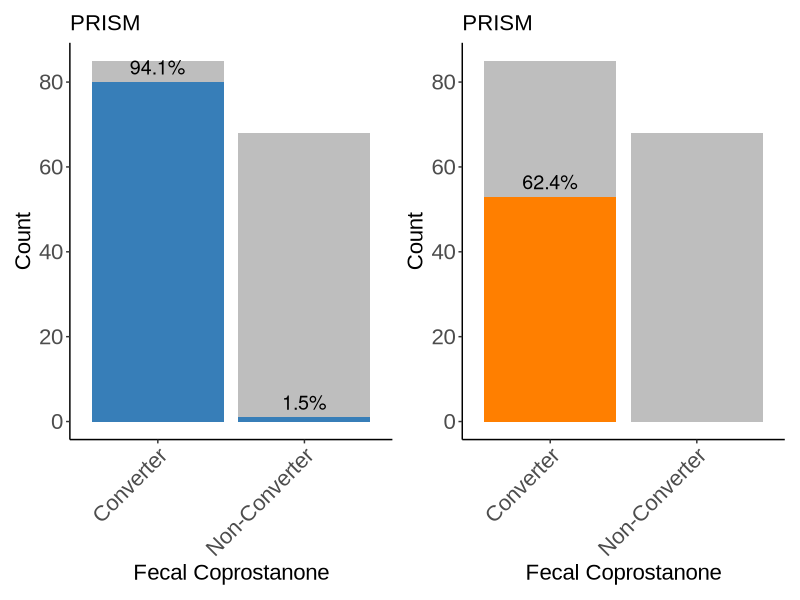

Source code (R): (Note: this script raises an error after producing the figure.)
## ---- chunk 1
knitr::opts_chunk$set(echo = TRUE)
library(ggplot2)
library(dplyr)
library(tidyr)
library(tibble)

## ---- chunk 2

data <- read.csv("Tables/Supplemental_Table_Metagenomics.txt", sep="\t")

## ---- chunk 3
processed <- data %>%
  filter(total_reads >= 1000000) %>%
  mutate(sir_species_cpm = reads_mapped_sir_species / total_reads * 1000000) %>%
  mutate(ismA_species_cpm = reads_mapped_ismA_species / total_reads * 1000000) %>%
  mutate(ismA_gene_cpm = reads_mapped_ismA_gene / total_reads * 1000000) %>%
  mutate(sir_gene_cpm = reads_mapped_sir_gene / total_reads * 1000000)

# Any sample with above 1 cpm for ismA/sir is considered to have that gene
processed <- processed %>%
  mutate(ismA_Encoder = ifelse(ismA_gene_cpm >= 1, "Encoder", "Non-Encoder")) %>%
  mutate(sir_Encoder = ifelse(sir_gene_cpm >= 1, "Encoder", "Non-Encoder")) %>%
  mutate(ismA_species_Encoder = ifelse(ismA_species_cpm >= 18000, "Encoder", "Non-Encoder")) %>%
  mutate(sir_species_Encoder = ifelse(sir_species_cpm >= 18000, "Encoder", "Non-Encoder")) 
## ---- chunk 4

# function to plot bar graph for sir
plot_summary_sir <- function(data, study) {
  sir_summary <- data %>%
    filter(Study == study) %>%
    mutate(Converter = ifelse(area_coprostanol > get(paste(study, "_area_threshold", sep="")), "Converter", "Non-Converter")) %>%
    group_by(Converter, sir_Encoder) %>%
    summarise(Count = n(), .groups = "drop") %>%
    group_by(Converter) %>%
    mutate(Percentage = (Count / sum(Count)) * 100)
  
  sir_summary[['sir_Encoder']] <- factor(sir_summary[['sir_Encoder']], levels = c("Non-Encoder", "Encoder"))
  
  p <- ggplot(sir_summary, aes(x = Converter, y = Count, fill = sir_Encoder)) +
    geom_bar(stat = "identity") +
    scale_fill_manual(values = c("Encoder" = "#377eb8", "Non-Encoder" = "gray")) +  # Custom colors
    labs(
      title = study,
      x = "Fecal Coprostanone",
      xlabs = "Detected, Undetected",
      y = "Count"
    ) +
    theme_classic() +
    guides(fill = guide_legend(title = "ecSIR")) +
    theme(
      axis.text.x = element_text(angle = 45, hjust = 1, family = "Arial"),
      legend.position = "none",
      axis.title = element_text(size = 16, family = "Arial"),  # Axis titles
      axis.text = element_text(size = 16, family = "Arial"),   # Axis labels (tick marks)
      plot.title = element_text(size = 16, family = "Arial"),  # Plot title
      legend.title = element_text(size = 16, family = "Arial"),  # Legend title
      legend.text = element_text(size = 16, family = "Arial")
    ) +
    geom_text(
      data = subset(sir_summary, sir_Encoder == "Encoder"),
      aes(label = paste0(round(Percentage, 1), "%")),
      vjust = -0.5,
      color = "black",
      size = 5
    )
  
    return(list(plot = p, summary_table = sir_summary))
}

plot_summary_ismA <- function(data, study) {
  sir_summary <- data %>%
    filter(Study == study) %>%
    mutate(Converter = ifelse(area_coprostanol > get(paste(study, "_area_threshold", sep="")), "Converter", "Non-Converter")) %>%
    group_by(Converter, ismA_Encoder) %>%
    summarise(Count = n(), .groups = "drop") %>%
    group_by(Converter) %>%
    mutate(Percentage = (Count / sum(Count)) * 100)
  
  sir_summary[['ismA_Encoder']] <- factor(sir_summary[['ismA_Encoder']], levels = c("Non-Encoder", "Encoder"))
  
  p <- ggplot(sir_summary, aes(x = Converter, y = Count, fill = ismA_Encoder)) +
    geom_bar(stat = "identity") +
    scale_fill_manual(values = c("Encoder" = "#ff7f00", "Non-Encoder" = "gray")) +
    labs(
      title = study,
      x = "Fecal Coprostanone",
      xlabs = "Detected, Undetected",
      y = "Count"
    ) +
    theme_classic() +
    guides(fill = guide_legend(title = "ismA")) +
    theme(
      axis.text.x = element_text(angle = 45, hjust = 1, family = "Arial"),
      legend.position = "none",
      axis.title = element_text(size = 16, family = "Arial"),  # Axis titles
      axis.text = element_text(size = 16, family = "Arial"),   # Axis labels (tick marks)
      plot.title = element_text(size = 16, family = "Arial"),  # Plot title
      legend.title = element_text(size = 16, family = "Arial"),  # Legend title
      legend.text = element_text(size = 16, family = "Arial")
    ) +
    geom_text(
      data = subset(sir_summary, ismA_Encoder == "Encoder"),
      aes(label = paste0(round(Percentage, 1), "%")),
      vjust = -0.5,
      color = "black",
      size = 5
    )
  
  return(list(plot = p, summary_table = sir_summary))
}

## ---- chunk 5

# function to plot bar graph for species
plot_summary_sir_species <- function(data, study) {
  sir_summary <- data %>%
    filter(Study == study) %>%
    mutate(Converter = ifelse(area_coprostanol > get(paste(study, "_area_threshold", sep="")), "Converter", "Non-Converter")) %>%
    group_by(Converter, sir_species_Encoder) %>%
    summarise(Count = n(), .groups = "drop") %>%
    group_by(Converter) %>%
    mutate(Percentage = (Count / sum(Count)) * 100)
  
  sir_summary[['sir_species_Encoder']] <- factor(sir_summary[['sir_species_Encoder']], levels = c("Non-Encoder", "Encoder"))
  
  p <- ggplot(sir_summary, aes(x = Converter, y = Count, fill = sir_species_Encoder)) +
    geom_bar(stat = "identity") +
    scale_fill_manual(values = c("Encoder" = "#377eb8", "Non-Encoder" = "gray")) +  # Custom colors
    labs(
      title = study,
      x = "Fecal Coprostanone",
      xlabs = "Detected, Undetected",
      y = "Count"
    ) +
    theme_classic() +
    guides(fill = guide_legend(title = "ecSIR")) +
    theme(
      axis.text.x = element_text(angle = 45, hjust = 1, family = "Arial"),
      legend.position = "none",
      axis.title = element_text(size = 16, family = "Arial"),  # Axis titles
      axis.text = element_text(size = 16, family = "Arial"),   # Axis labels (tick marks)
      plot.title = element_text(size = 16, family = "Arial"),  # Plot title
      legend.title = element_text(size = 16, family = "Arial"),  # Legend title
      legend.text = element_text(size = 16, family = "Arial")
    ) +
    geom_text(
      data = subset(sir_summary, sir_species_Encoder == "Encoder"),
      aes(label = paste0(round(Percentage, 1), "%")),
      vjust = -0.5,
      color = "black",
      size = 5
    )
  
  return(list(plot = p, summary_table = sir_summary))
}

plot_summary_ismA_species <- function(data, study) {
  ismA_summary_2 <- data %>%
    filter(Study == study) %>%
    mutate(Converter = ifelse(area_coprostanol > get(paste(study, "_area_threshold", sep="")), "Converter", "Non-Converter")) %>%
    group_by(Converter, ismA_species_Encoder) %>%
    summarise(Count = n(), .groups = "drop") %>%
    group_by(Converter) %>%
    mutate(Percentage = (Count / sum(Count)) * 100)
  
  ismA_summary_2[['ismA_species_Encoder']] <- factor(ismA_summary_2[['ismA_species_Encoder']], levels = c("Non-Encoder", "Encoder"))
  
  ismA_summary_2
  
  p2_2 <- ggplot(ismA_summary_2, aes(x = Converter, y = Count, fill = ismA_species_Encoder)) +
    geom_bar(stat = "identity") +
    scale_fill_manual(values = c("Encoder" = "#ff7f00", "Non-Encoder" = "gray")) +
    labs(
      title = study,
      x = "Fecal Coprostanone",
      xlabs = "Detected, Undetected",
      y = "Count"
    ) +
    theme_classic() +
    guides(fill = guide_legend(title = "ismA")) +
    theme(
      axis.text.x = element_text(angle = 45, hjust = 1, family = "Arial"),
      legend.position = "none",
      axis.title = element_text(size = 16, family = "Arial"),
      axis.text = element_text(size = 16, family = "Arial"), 
      plot.title = element_text(size = 16, family = "Arial"),  # Plot title
      legend.title = element_text(size = 16, family = "Arial"),  # Legend title
      legend.text = element_text(size = 16, family = "Arial")
    ) +
    geom_text(
      data = subset(ismA_summary, ismA_species_Encoder == "Encoder"),
      aes(label = paste0(round(Percentage, 1), "%")),
      vjust = -0.5,
      color = "black",
      size = 5
    )
  
  return(list(plot = p, summary_table = ismA_summary_2))
}

## ---- chunk 6

library(patchwork)

PRISM_area_threshold <- 1e6

p1 <- plot_summary_sir(processed, "PRISM")

p2 <- plot_summary_ismA(processed, "PRISM")

prism <- p1$plot + p2$plot

prism

p1_s <- plot_summary_sir_species(processed, "PRISM")

p2_s <- plot_summary_ismA_species(processed, "PRISM")

prism_s <- p1_s$plot + p2_s$plot

prism_s

## ---- chunk 7

library(patchwork)

HMP2_area_threshold <- 1e6

p3 <- plot_summary_sir(processed, "HMP2")

p4 <- plot_summary_ismA(processed, "HMP2")

hmp2 <- p3$plot + p4$plot

hmp2

p3_s <- plot_summary_sir_species(processed, "HMP2")

p4_s <- plot_summary_ismA_species(processed, "HMP2")

## ---- chunk 8

library(patchwork)

PROTECT_area_threshold <- 1e5

p5 <- plot_summary_sir(processed, "PROTECT")

p6 <- plot_summary_ismA(processed, "PROTECT")

protect <- p5$plot + p6$plot

protect

p5_s <- plot_summary_sir_species(processed, "PROTECT")

p6_s <- plot_summary_ismA_species(processed, "PROTECT")

## ---- chunk 9

combined_plot <- p3$plot + p4$plot + p1$plot + p2$plot + p5$plot + p6$plot  + plot_layout(guides = "collect", axes = "collect", nrow = 1, widths=10)

combined_plot

ggsave("Fig_Propotions.svg", plot = combined_plot, device = "svg", width = 89 * 3 / 25.4, height = 89 * 2 * 0.75 / 25.4, units = "in")

## ---- chunk 10

disease_summary_ismA <- processed %>%
  mutate(Diagnosis = factor(Diagnosis, levels = c("nonIBD", "CD", "UC")))  %>%
  mutate(ismA_Encoder = factor(ismA_Encoder, levels = c("Encoder", "Non-Encoder")))  %>%
  group_by(Diagnosis, ismA_Encoder, Study) %>%
  summarise(Count = n(), .groups = "drop") %>%
  group_by(Diagnosis) %>%
  mutate(Percentage = (Count / sum(Count)) * 100)

disease_summary_sir <- processed %>%
  mutate(Diagnosis = factor(Diagnosis, levels = c("nonIBD", "CD", "UC")))  %>%
  mutate(sir_Encoder = factor(sir_Encoder, levels = c("Encoder", "Non-Encoder")))  %>%
  group_by(Diagnosis, sir_Encoder, Study) %>%
  summarise(Count = n(), .groups = "drop") %>%
  group_by(Diagnosis) %>%
  mutate(Percentage = (Count / sum(Count)) * 100)


# For disease_summary_ismA plot
p_ismA <- ggplot(disease_summary_ismA, aes(x = Diagnosis, y = Count, fill = ismA_Encoder)) +
  geom_bar(stat = "identity", position = "stack") +
  scale_fill_manual(values = c("Encoder" = "#ff7f00", "Non-Encoder" = "gray")) +
  labs(
    x = "Diagnosis",
    y = "Samples",
    title = "ismA Encoder Status by Diagnosis"
  ) +
  facet_wrap(~Study) +
  theme_classic() +
  theme(axis.text.x = element_text(angle = 45, hjust = 1, family = "Arial"), legend.position = "none",
        axis.title = element_text(size = 16, family = "Arial"),  # Axis titles
    axis.text = element_text(size = 16, family = "Arial"),   # Axis labels (tick marks)
    plot.title = element_text(size = 16, family = "Arial"),  # Plot title
    legend.title = element_text(size = 16, family = "Arial"),  # Legend title
    legend.text = element_text(size = 16, family = "Arial")) 

# For disease_summary_sir plot
p_sir <- ggplot(disease_summary_sir, aes(x = Diagnosis, y = Count, fill = sir_Encoder)) +
  geom_bar(stat = "identity", position = "stack") +
  scale_fill_manual(values = c("Encoder" = "#377eb8", "Non-Encoder" = "gray")) +
  labs(
    x = "Diagnosis",
    y = "Samples",
    title = "sir Encoder Status by Diagnosis"
  ) +
  facet_wrap(~Study) +
  theme_classic() +
  theme(axis.text.x = element_text(angle = 45, hjust = 1, family = "Arial"), legend.position = "none",
        axis.title = element_text(size = 16, family = "Arial"), 
    axis.text = element_text(size = 16, family = "Arial"),  
    plot.title = element_text(size = 16, family = "Arial"), 
    legend.title = element_text(size = 16, family = "Arial"),
    legend.text = element_text(size = 16, family = "Arial")) 



d_all <- p_sir + p_ismA

d_all

ggsave("Fig_Disease.svg", plot = d_all, device = "svg", width = 89 * 3 / 25.4, height = 89 * 2 * 0.75 / 25.4, units = "in")


## ---- chunk 11

# Proportions tests
# HMP2 for converters
prop.test(matrix(c(175,21,112,84), ncol = 2, byrow = TRUE), alternative="greater")

# PRISM for converters
prop.test(matrix(c(80,5,53,32), ncol = 2, byrow = TRUE), alternative="greater")

# PROTECT for converters
prop.test(matrix(c(32,12,24,20), ncol = 2, byrow = TRUE), alternative="greater")


# Fischers test

# PRISM
sir_matrix_prism <- p1$summary_table %>%
  select(Converter, sir_Encoder, Count) %>%
  pivot_wider(names_from = Converter, values_from = Count) %>%
  column_to_rownames("sir_Encoder")

sir_matrix_prism[is.na(sir_matrix_prism)] <- 0

fischer_prism <- fisher.test(as.matrix(sir_matrix_prism)+1)

fischer_prism

ismA_matrix_prism <- p2$summary_table %>%
  select(Converter, ismA_Encoder, Count) %>%
  pivot_wider(names_from = Converter, values_from = Count) %>%
  column_to_rownames("ismA_Encoder")

ismA_matrix_prism[is.na(ismA_matrix_prism)] <- 0

fischer_prism_ismA <- fisher.test(as.matrix(ismA_matrix_prism)+1)

fischer_prism_ismA

# HMP2
sir_matrix_hmp2 <- p3$summary_table %>%
  select(Converter, sir_Encoder, Count) %>%
  pivot_wider(names_from = Converter, values_from = Count) %>%
  column_to_rownames("sir_Encoder")

sir_matrix_hmp2[is.na(sir_matrix_hmp2)] <- 0

sir_hmp2_fischer <- fisher.test(as.matrix(sir_matrix_hmp2)+1)

sir_hmp2_fischer

ismA_matrix_hmp2 <- p4$summary_table %>%
  select(Converter, ismA_Encoder, Count) %>%
  pivot_wider(names_from = Converter, values_from = Count) %>%
  column_to_rownames("ismA_Encoder")

ismA_matrix_hmp2[is.na(ismA_matrix_hmp2)] <- 0

ismA_hmp2_fischer <- fisher.test(as.matrix(ismA_matrix_hmp2)+1)

ismA_hmp2_fischer

# PROTECT
sir_matrix_protect <- p5$summary_table %>%
  select(Converter, sir_Encoder, Count) %>%
  pivot_wider(names_from = Converter, values_from = Count) %>%
  column_to_rownames("sir_Encoder")

sir_matrix_protect[is.na(sir_matrix_protect)] <- 0

protect_sir_fischer <- fisher.test(as.matrix(sir_matrix_protect)+1)

protect_sir_fischer

ismA_matrix_protect <- p6$summary_table %>%
  select(Converter, ismA_Encoder, Count) %>%
  pivot_wider(names_from = Converter, values_from = Count) %>%
  column_to_rownames("ismA_Encoder")

ismA_matrix_protect[is.na(ismA_matrix_protect)] <- 0

protect_ismA_fischer <- fisher.test(as.matrix(ismA_matrix_protect)+1)

protect_ismA_fischer
## ---- chunk 12

# Define the function

library(dplyr)
library(ggplot2)

# Define the function
plot_study_metabolite <- function(data, Study, area_threshold) {
  # Filter data for the given Study and create necessary variables
  processed2 <- data %>%
    filter(Study == Study) %>%
    mutate(Converter = ifelse(area_coprostanol > area_threshold, "Converter", "Non-Converter")) %>%
    mutate(bar_color = case_when(
      sir_species_Encoder == "Encoder" & ismA_species_Encoder == "Encoder" ~ "#B6ADC7",
      sir_species_Encoder == "Encoder" & ismA_species_Encoder == "Non-Encoder" ~ "#A3BDD0",
      sir_species_Encoder == "Non-Encoder" & ismA_species_Encoder == "Encoder" ~ "#E6B88C",
      TRUE ~ "#c9c9c9"  # Default case (if none of the above are true)
    ))

  # Set the levels of 'bar_color' to ensure the desired order in the plot
  processed2$bar_color <- factor(processed2$bar_color, levels = c("#c9c9c9", "#E6B88C", "#A3BDD0", "#B6ADC7"))

  # Calculate the percentage for each bar
  processed2 <- processed2 %>%
    group_by(Converter, bar_color) %>%
    mutate(percentage = n() / sum(n()) * 100) %>%
    ungroup()

  # Calculate the count for each bar
  count_data <- processed2 %>%
    group_by(Converter, bar_color) %>%
    summarise(Count = n()) %>%
    ungroup()

  # Create the ggplot using the filtered data
  p <- ggplot(processed2, aes(x = Converter, fill = bar_color)) +
    geom_bar(stat = "count") +  # Use count instead of manually passing y values
    scale_fill_identity() +  # Use the color directly from the 'bar_color' column
    labs(
      x = "Fecal Coprostanone",
      xlabs = ("Detected, Undetected"),
      y = "Count") +
    theme_classic() +
    theme(axis.text.x = element_text(angle = 45, hjust = 1, family = "Arial"), 
          legend.position = "none",
          axis.title = element_text(size = 16, family = "Arial"),  # Axis titles
          axis.text = element_text(size = 16, family = "Arial"),   # Axis labels (tick marks)
          plot.title = element_text(size = 16, family = "Arial"),  # Plot title
          legend.title = element_text(size = 16, family = "Arial"),  # Legend title
          legend.text = element_text(size = 16, family = "Arial"))

  # Return the plot
  return(p)
}

prism_overlap <- plot_overlap(processed, "PRISM", PRISM_area_threshold)

hmp2_overlap <- plot_overlap(processed, "HMP2", HMP2_area_threshold)

protect_overlap <- plot_overlap(processed, "PROTECT", PROTECT_area_threshold)

combined_overlap <-  hmp2_overlap + prism_overlap + protect_overlap + plot_layout(guides = "collect", nrow = 1, widths=10)

combined_overlap

ggsave("Fig_Overlap_species.svg", plot = combined_overlap, device = "svg", width = 89 * 3 / 25.4, height = 89 * 2 * 0.75 / 25.4, units = "in")
